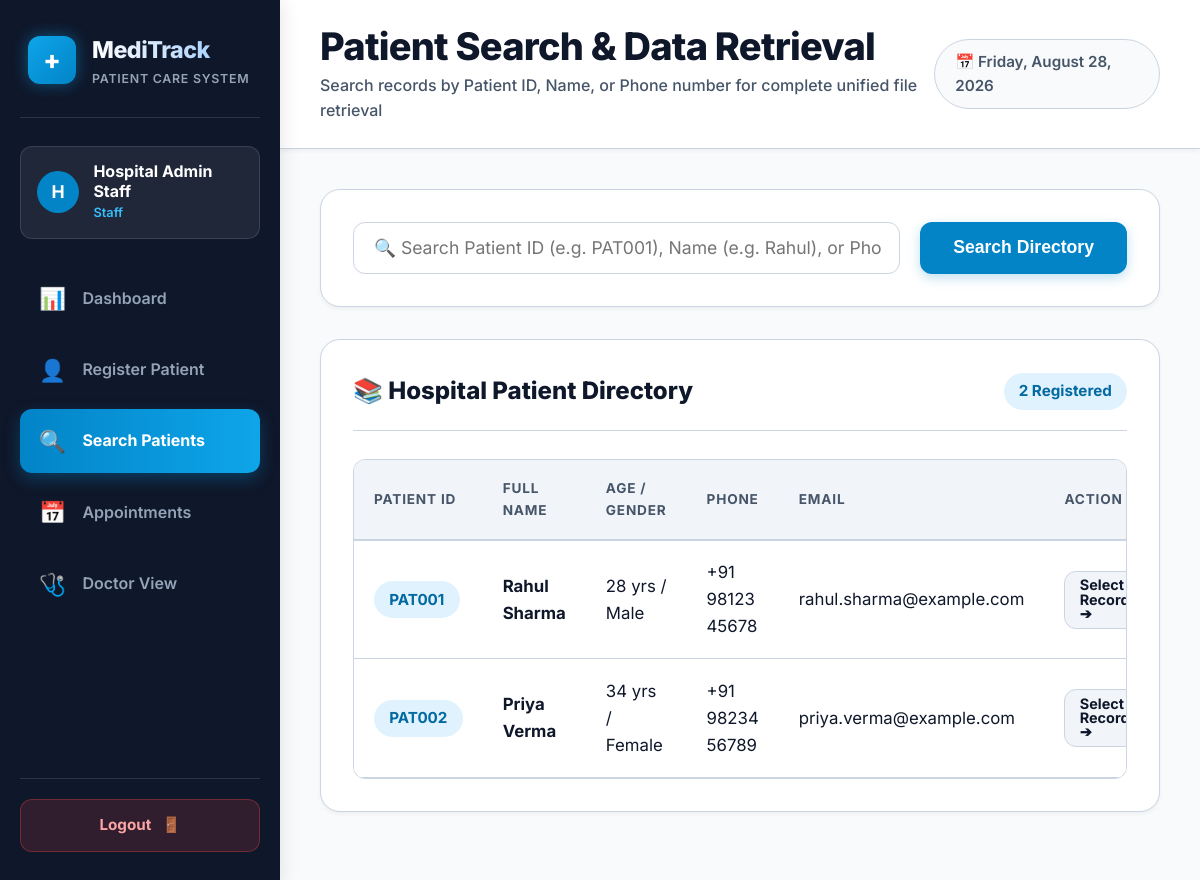
The page /search (signed in) on the database its author committed.
### tables this page shows
CREATE TABLE patients (
    patient_id TEXT PRIMARY KEY, -- e.g. PAT001, PAT002
    full_name TEXT NOT NULL,
    age INTEGER NOT NULL CHECK(age > 0 AND age < 130),
    gender TEXT NOT NULL,
    date_of_birth TEXT NOT NULL,
    phone TEXT NOT NULL,
    email TEXT NOT NULL,
    address TEXT NOT NULL,
    created_at TIMESTAMP DEFAULT CURRENT_TIMESTAMP
);

### app.py (the view)
@app.route('/search')
@login_required
def search():
    query = request.args.get('q', '').strip()
    conn = get_db()
    cursor = conn.cursor()
    if query:
        sql = """
            SELECT * FROM patients
            WHERE LOWER(patient_id) LIKE ? OR LOWER(full_name) LIKE ? OR phone LIKE ?
            ORDER BY patient_id ASC;
        """
        search_pattern = f"%{query.lower()}%"
        cursor.execute(sql, (search_pattern, search_pattern, f"%{query}%"))
        patients = cursor.fetchall()
    else:
        cursor.execute("SELECT * FROM patients ORDER BY patient_id ASC;")
        patients = cursor.fetchall()
    selected_patient = None
    medical_profile = None
    patient_appointments = []
    if patients:
        if len(patients) == 1 or (query and query.upper().startswith('PAT')):
            selected_patient = patients[0]
            for p in patients:
                if p['patient_id'].lower() == query.lower():
                    selected_patient = p
                    break
            pid = selected_patient['patient_id']
            cursor.execute("SELECT * FROM patient_profiles WHERE patient_id = ?", (pid,))
            medical_profile = cursor.fetchone()
            cursor.execute("""
                SELECT a.*, d.specialty
                FROM appointments a
                LEFT JOIN doctors d ON a.doctor_id = d.doctor_id
                WHERE a.patient_id = ?
                ORDER BY a.appointment_date DESC, a.appointment_time ASC;
            """, (pid,))
            patient_appointments = cursor.fetchall()
    conn.close()
    return render_template(
        'search.html',
        query=query,
        patients=patients,
        selected_patient=selected_patient,
        medical_profile=medical_profile,
        patient_appointments=patient_appointments,
        active_page='search'
    )

### app.py (called while the page is built)
@app.context_processor
def inject_global_vars():
    today = date.today()
    return {
        'current_date_display': today.strftime('%A, %B %d, %Y'),
        'today_str': today.strftime('%Y-%m-%d')
    }

def login_required(f):
    from functools import wraps
    @wraps(f)
    def decorated_function(*args, **kwargs):
        if 'user' not in session:
            flash("Please log in to access MediTrack.", "info")
            return redirect(url_for('login'))
        return f(*args, **kwargs)
    return decorated_function

### database/db.py (called while the page is built)
def get_db():
    conn = sqlite3.connect(DB_PATH)
    conn.row_factory = sqlite3.Row
    conn.execute("PRAGMA foreign_keys = ON;")
    return conn

### templates/search.html (shortened to what this page needs)
{% extends "base.html" %}
{% block page_title %}Patient Search & Data Retrieval{% endblock %}
{% block page_subtitle %}Search records by Patient ID, Name, or Phone number for complete unified file retrieval{% endblock %}
{% block content %}
<div class="card" style="margin-bottom: 2rem;">
  <form action="{{ url_for('search') }}" method="GET" style="display:flex; gap:1.25rem; flex-wrap:wrap; align-items:center;">
    <div style="flex-grow:1; min-width:300px; position:relative;">
      <input type="text" id="table-search-input" name="q" class="form-control" value="{{ query }}" placeholder="🔍 Search Patient ID (e.g. PAT001), Name (e.g. Rahul), or Phone number..." style="padding-left:1.25rem; min-height:52px; font-size:1.1rem;">
    </div>
    <button type="submit" class="btn btn-primary" style="min-height:52px; padding:0 2rem; font-size:1.1rem;">
      Search Directory
    </button>
  </form>
</div>
<div class="card" style="margin-top:2rem;">
  <div class="card-header">
    <h2 class="card-title">📚 Hospital Patient Directory</h2>
    <span class="badge badge-blue" style="font-size:0.95rem; padding:0.4rem 0.95rem;">{{ patients | length }} Registered</span>
  </div>
  <div class="table-responsive">
    <table class="data-table">
      <thead>
        <tr>
          <th>Patient ID</th>
          <th>Full Name</th>
          <th>Age / Gender</th>
          <th>Phone</th>
          <th>Email</th>
          <th>Action</th>
        </tr>
      </thead>
      <tbody>
        {% for pat in patients %}
        <tr>
          <td><span class="badge badge-blue" style="font-size:0.95rem;"><strong>{{ pat.patient_id }}</strong></span></td>
          <td><strong>{{ pat.full_name }}</strong></td>
          <td>{{ pat.age }} yrs / {{ pat.gender }}</td>
          <td>{{ pat.phone }}</td>
          <td>{{ pat.email }}</td>
          <td>
            <a href="{{ url_for('search') }}?q={{ pat.patient_id }}" class="btn btn-secondary" style="min-height:38px; padding:0.4rem 0.9rem; font-size:0.9rem;">Select Record ➔</a>
          </td>
        </tr>
        {% else %}
        <tr>
          <td colspan="6" style="text-align:center; padding:2.5rem; color:var(--text-muted);">No patients matching search query.</td>
        </tr>
        {% endfor %}
      </tbody>
    </table>
  </div>
</div>
{% endblock %}

### static/css/style.css (style rules this page uses)
:root { --primary: #0284c7; --primary-hover: #0369a1; --primary-light: #e0f2fe; --primary-dark: #0c4a6e; --secondary: #0ea5e9; --accent: #14b8a6; --bg-main: #f8fafc; --bg-card: #ffffff; --bg-sidebar: #0f172a; --text-main: #0f172a; --text-muted: #475569; --text-light: #94a3b8; --text-white: #ffffff; --border-color: #cbd5e1; --border-focus: #0284c7; --status-available-bg: #dcfce7; --status-available-text: #15803d; --status-available-border: #86efac; --status-booked-bg: #fee2e2; --status-booked-text: #b91c1c; --status-booked-border: #fca5a5; --shadow-sm: 0 2px 4px 0 rgb(0 0 0 / 0.05); --shadow-md: 0 6px 12px -2px rgb(0 0 0 / 0.08), 0 3px 6px -3px rgb(0 0 0 / 0.08); --shadow-lg: 0 12px 24px -4px rgb(0 0 0 / 0.12), 0 6px 12px -6px rgb(0 0 0 / 0.12); --radius-sm: 8px; --radius-md: 12px; --radius-lg: 20px; --radius-full: 9999px; --transition: all 0.2s ease-in-out; }
* { box-sizing: border-box; margin: 0; padding: 0; }
body { font-family: 'Inter', system-ui, -apple-system, sans-serif; background-color: var(--bg-main); color: var(--text-main); font-size: clamp(16px, 1.1vw, 18px); line-height: 1.6; min-height: 100vh; display: flex; -webkit-font-smoothing: antialiased; }
.card { background: var(--bg-card); border: 1px solid var(--border-color); border-radius: var(--radius-lg); padding: 2rem; box-shadow: var(--shadow-sm); transition: var(--transition); margin-bottom: 2rem; }
.card-header { display: flex; align-items: center; justify-content: space-between; padding-bottom: 1.25rem; border-bottom: 1px solid var(--border-color); margin-bottom: 1.75rem; flex-wrap: wrap; gap: 1rem; }
.card-title { font-size: clamp(20px, 2vw, 24px); font-weight: 800; color: var(--text-main); display: flex; align-items: center; gap: 0.65rem; }
.form-control { width: 100%; padding: 0.8rem 1.1rem; min-height: 50px; border: 1px solid var(--border-color); border-radius: var(--radius-md); font-family: inherit; font-size: 1.05rem; color: var(--text-main); background-color: #fff; transition: var(--transition); }
.btn { display: inline-flex; align-items: center; justify-content: center; gap: 0.65rem; padding: 0.8rem 1.6rem; min-height: 50px; font-size: 1.05rem; font-weight: 700; border-radius: var(--radius-md); border: 1px solid transparent; cursor: pointer; transition: var(--transition); text-decoration: none; line-height: 1; }
.btn-primary { background-color: var(--primary); color: white; box-shadow: 0 4px 12px rgba(2, 132, 199, 0.25); }
.btn-secondary { background-color: #f1f5f9; color: var(--text-main); border-color: var(--border-color); }
.table-responsive { width: 100%; overflow-x: auto; border-radius: var(--radius-md); border: 1px solid var(--border-color); }
.data-table { width: 100%; border-collapse: collapse; text-align: left; font-size: 1.05rem; }
.data-table th { background-color: #f1f5f9; color: var(--text-muted); font-weight: 700; padding: 1.1rem 1.25rem; border-bottom: 2px solid var(--border-color); text-transform: uppercase; font-size: 0.85rem; letter-spacing: 0.06em; }
.data-table td { padding: 1.15rem 1.25rem; border-bottom: 1px solid var(--border-color); color: var(--text-main); background-color: white; vertical-align: middle; }
.badge { display: inline-flex; align-items: center; gap: 0.35rem; padding: 0.4rem 0.95rem; border-radius: var(--radius-full); font-size: 0.875rem; font-weight: 700; }
.badge-blue { background-color: #e0f2fe; color: #0369a1; }

### rows shown on the page
patients: patient_id "PAT001", full_name "Rahul Sharma", age "28", gender "Male", phone "+91 98123 45678", email "rahul.sharma@example.com"
patients: patient_id "PAT002", full_name "Priya Verma", age "34", gender "Female", phone "+91 98234 56789", email "priya.verma@example.com"

### other values the page prints
{{ session['user']['full_name'][0] | upper }} "H"
{{ session['user']['full_name'] }} "Hospital Admin Staff"
{{ session['user']['role'] }} "Staff"
{{ patients | length }} "2"
